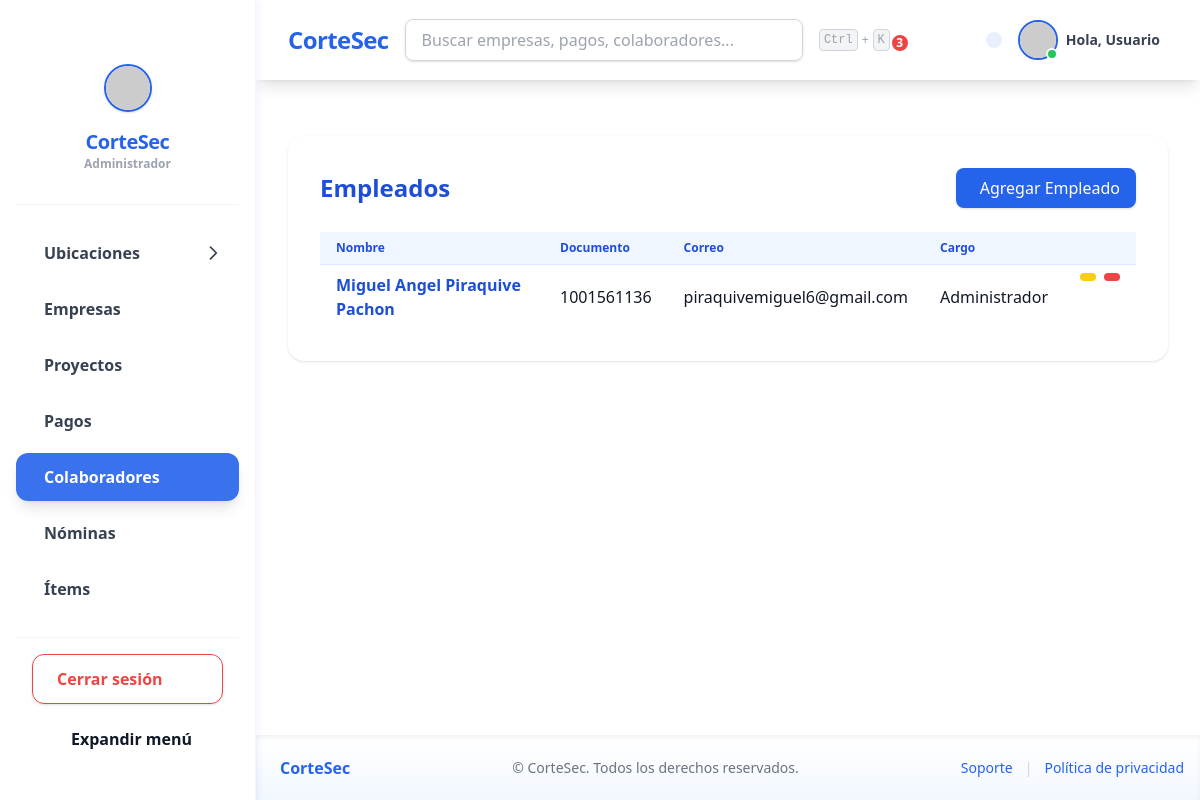
Screenshot of /payroll/empleados/ with the database file from the repository.
### payroll/models.py (models this page shows, shortened)
class Empleado(models.Model):
    GENERO_CHOICES = [
        ('M', 'Masculino'),
        ('F', 'Femenino'),
        ('O', 'Otro'),
    ]
    nombres = models.CharField("Nombres", max_length=100)
    apellidos = models.CharField("Apellidos", max_length=100)
    documento = models.CharField("Documento de Identidad", max_length=30, unique=True, blank=True, null=True)
    correo = models.EmailField("Correo electrónico", unique=True)
    telefono = models.CharField("Teléfono", max_length=15, blank=True)
    direccion = models.CharField("Dirección", max_length=255, blank=True)
    fecha_nacimiento = models.DateField("Fecha de nacimiento", blank=True, null=True)
    genero = models.CharField("Género", max_length=1, choices=GENERO_CHOICES, blank=True)
    fecha_contratacion = models.DateField("Fecha de contratación", auto_now_add=True)
    departamento = models.ForeignKey(Departamento, on_delete=models.SET_NULL, null=True, blank=True, verbose_name="Departamento")
    municipio = models.ForeignKey(Municipio, on_delete=models.SET_NULL, null=True, blank=True, verbose_name="Municipio")
    cargo = models.ForeignKey(Cargo, on_delete=models.PROTECT, verbose_name="Cargo")
    foto = models.ImageField("Foto", upload_to="empleados/fotos/", blank=True, null=True)
    creado_el = models.DateTimeField("Creado el", auto_now_add=True)
    actualizado_el = models.DateTimeField("Actualizado el", auto_now=True)
    class Meta:
        verbose_name = "Empleado"
        verbose_name_plural = "Empleados"
        ordering = ["apellidos", "nombres"]

class Cargo(models.Model):
    nombre = models.CharField("Nombre del Cargo", max_length=100, unique=True)
    class Meta:
        verbose_name = "Cargo"
        verbose_name_plural = "Cargos"
        ordering = ["nombre"]
    def __str__(self):
        return self.nombre

### payroll/views.py (the view)
# urls.py: path('empleados/', views.EmpleadoListaView.as_view(), name='empleado_lista'),
class EmpleadoListaView(ListView):
    model = Empleado
    template_name = "payroll/empleado_lista.html"
    context_object_name = "empleados"
    paginate_by = 20
    def get_queryset(self):
        queryset = super().get_queryset()
        query = self.request.GET.get('q', '')
        if query:
            queryset = queryset.filter(nombres__icontains=query) | queryset.filter(apellidos__icontains=query)
        return queryset
    def get_context_data(self, **kwargs):
        context = super().get_context_data(**kwargs)
        context['query'] = self.request.GET.get('q', '')
        return context

### core/context_processors.py (called while the page is built)
def notificaciones(request):
    if request.user.is_authenticated:
        return {
            'notificaciones': Notificacion.objects.filter(usuario=request.user, leida=False)
        }
    return {}

### payroll/templates/payroll/empleado_lista.html (shortened to what this page needs)
{% extends "base.html" %}
{% load i18n %}
{% block content %}
<div class="bg-white rounded-2xl shadow p-8">
    <div class="flex flex-col md:flex-row md:items-center md:justify-between mb-6 gap-4">
        <h2 class="text-2xl font-bold text-blue-700">{% trans "Empleados" %}</h2>
        <a href="{% url 'payroll:empleado_crear' %}" class="inline-flex items-center px-4 py-2 bg-blue-600 text-white rounded-lg shadow hover:bg-blue-700 transition">
             {% trans "Agregar Empleado" %}
        </a>
    </div>
    <div class="overflow-x-auto">
        <table class="min-w-full divide-y divide-blue-100">
            <thead class="bg-blue-50">
                <tr>
                    <th class="px-4 py-2 text-left text-xs font-semibold text-blue-700">{% trans "Nombre" %}</th>
                    <th class="px-4 py-2 text-left text-xs font-semibold text-blue-700">{% trans "Documento" %}</th>
                    <th class="px-4 py-2 text-left text-xs font-semibold text-blue-700">{% trans "Correo" %}</th>
                    <th class="px-4 py-2 text-left text-xs font-semibold text-blue-700">{% trans "Cargo" %}</th>
                    <th class="px-4 py-2"></th>
                </tr>
            </thead>
            <tbody class="divide-y divide-blue-50">
                {% for empleado in empleados %}
                <tr class="hover:bg-blue-50 transition">
                    <td class="px-4 py-2">
                        <a href="{% url 'payroll:empleado_detalle' empleado.pk %}" class="text-blue-700 font-semibold hover:underline">
                            {{ empleado.nombres }} {{ empleado.apellidos }}
                        </a>
                    </td>
                    <td class="px-4 py-2">{{ empleado.documento }}</td>
                    <td class="px-4 py-2">{{ empleado.correo }}</td>
                    <td class="px-4 py-2">{{ empleado.cargo }}</td>
                    <td class="px-4 py-2 flex gap-2">
                        <a href="{% url 'payroll:empleado_actualizar' empleado.pk %}" class="inline-flex items-center px-2 py-1 bg-yellow-400 text-white rounded hover:bg-yellow-500 transition text-xs" title="{% trans 'Editar' %}">
                        </a>
                        <a href="{% url 'payroll:empleado_eliminar' empleado.pk %}" class="inline-flex items-center px-2 py-1 bg-red-500 text-white rounded hover:bg-red-600 transition text-xs" title="{% trans 'Eliminar' %}">
                        </a>
                    </td>
                </tr>
                {% empty %}
                <tr>
                    <td colspan="5" class="text-center py-6 text-gray-400">{% trans "No hay empleados registrados." %}</td>
                </tr>
                {% endfor %}
            </tbody>
        </table>
    </div>
</div>
{% endblock %}

### static/css/custom.css (style rules this page uses)
html, body { height: 100%; }

### rows the page displays
Empleado: nombres "Miguel Angel", apellidos "Piraquive Pachon", documento "1001561136", correo "piraquivemiguel6@gmail.com", cargo "Administrador"

### other values shown
{{ user.first_name|default:"Usuario" }} "Usuario"
